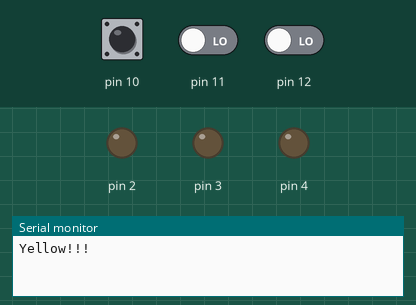
Simulated run of this sketch. Board: Arduino Uno, built with avr-gcc and run on an emulated ATmega328P. Shown: output pins drawn as LEDs (lit = HIGH), the last lines printed to the serial monitor. Dashed ring = blinking. The inputs (shaded band) are chosen by the test bench; at power-on: pin 12 LOW, pin 10 HIGH, pin 11 LOW.

Above: at 1.2 s.
1.3 s: pin 12 driven HIGH
At 2.97 s:
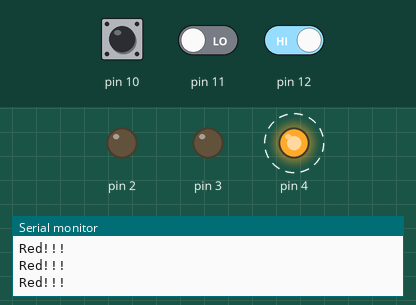
4.3 s: pin 10 pulled LOW for 1 s
At 6.02 s:
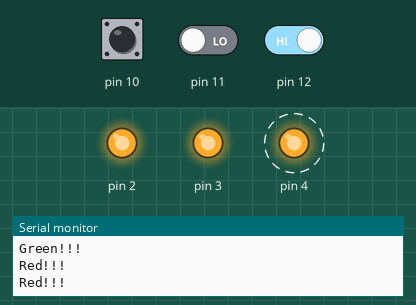
10.4 s: pin 10 pulled LOW for 3.2 s
At 10.87 s:
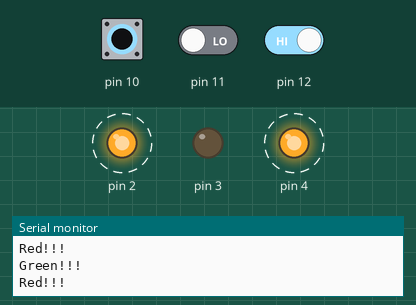
15.1 s: pin 11 driven HIGH
At 15.13 s:
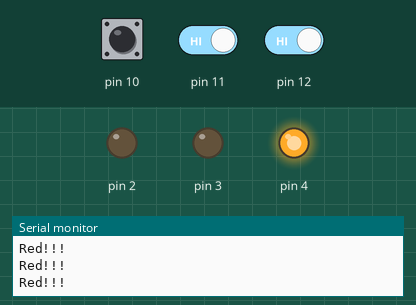
18.1 s: pin 10 driven LOW and pin 12 driven LOW
At 21.6 s:
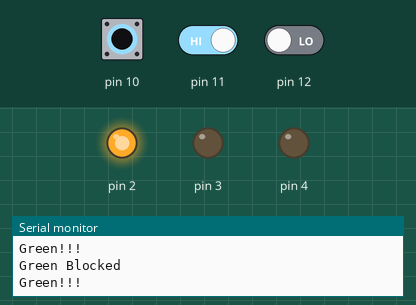
Timing chart, 0 to 22.1 s (numbered marks = the images above; inputs shaded):
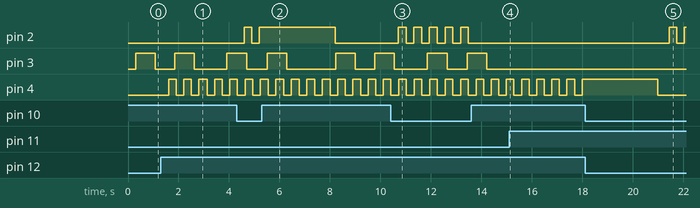

Measured:
- after the input at 1.3 s, pin 4: alternates HIGH for 0.30 s and LOW for 0.30 s, starting after 0.31 s
- after the input at 4.3 s, pin 2: LOW → HIGH after 0.31 s, → LOW 0.30 s later, → HIGH 0.30 s later, → LOW 3.0 s later
- after the input at 10.4 s, pin 2: alternates HIGH for 0.31 s and LOW for 0.30 s, 10 changes in all, then stays LOW, starting after 0.31 s
- after the input at 15.1 s, pin 3: stops changing and stays LOW
- after the input at 18.1 s, pin 2: LOW → HIGH after 3.3 s, → LOW 0.30 s later, → HIGH 0.30 s later

The sketch:

Assignment9.ino
```cpp
#include<Arduino_FreeRTOS.h>
#include "semphr.h"
SemaphoreHandle_t YellowSemphr, GreenSemphr;
TaskHandle_t taskhandle[3];
QueueHandle_t q;
unsigned long RedDelay, YellowDelay, GreenDelay, ButtonBounce[3];
void setup() {
  Serial.begin(9600);
  for (int i = 2; i <= 4; i++) pinMode(i, OUTPUT);
  YellowSemphr = xSemaphoreCreateCounting(2, 2);
  GreenSemphr = xSemaphoreCreateBinary();
  q = xQueueCreate(10, sizeof(int));
  xSemaphoreGive(GreenSemphr);
  xTaskCreate(Sender, "Se", 128, NULL, 1, NULL);
  xTaskCreate(Reciever, "Re", 128, NULL, 1, NULL);
  xTaskCreate(Red, "R", 128, NULL, 1, &taskhandle[2]);
  xTaskCreate(Yellow, "Y", 128, NULL, 1, &taskhandle[1]);
  xTaskCreate(Green, "G", 128, NULL, 1, &taskhandle[0]);
  for (int i = 0; i < 3; i++) vTaskSuspend(taskhandle[i]);
}
void Sender(void *param) {
  pinMode(12, INPUT); //<-- pull down
  pinMode(11, INPUT); //<-- pull up
  pinMode(10, INPUT_PULLUP);
  const TickType_t xTicksToWait = pdMS_TO_TICKS(0);
  int input;
  while (1) {
    for (int i = 0; i < 3; i++) {
      input = digitalRead(i + 10);
      if (i == 2) input = 1 - input;
      if (!input && millis() - ButtonBounce[i] <= 300) input = 1;
      else ButtonBounce[i] = millis();
      if (!input) xQueueSend(q, &i, xTicksToWait);
    }
  }
}
void Reciever(void *param) {
  int pin;
  const TickType_t xTicksToWait = pdMS_TO_TICKS(100);
  BaseType_t qStatus;
  while (1) {
    qStatus = xQueueReceive(q, &pin, xTicksToWait);
    if (qStatus  == pdPASS) {
      if (pin == 2) {
        if (RedDelay > millis()) {
          RedDelay = 0;
          digitalWrite(4, LOW);
        }
        else {
          RedDelay = millis() + 3000;
          vTaskResume(taskhandle[pin]);
        }
      }
      if (pin == 1) {
        vTaskResume(taskhandle[pin]);
      }
      if (pin == 0) {
        if (GreenDelay > millis()) {
          GreenDelay = 0;
          digitalWrite(2, LOW);
        }
        else {
          GreenDelay = millis() + 3000;
          vTaskResume(taskhandle[pin]);
        }
      }
    }
  }
}
void Red(void *param) {
  bool taken = false;
  while (1) {
    if (!taken) {
      Serial.println("Red!!!");
      if (xSemaphoreTake(YellowSemphr, 0) == pdTRUE && xSemaphoreTake(GreenSemphr, 0) == pdTRUE) {
        digitalWrite(4, HIGH);
        taken = true;
        //  Serial.println("Red taken");
      }
      else {
        Serial.println("Red Blocked");
        vTaskSuspend(taskhandle[2]);
      }
    }
    if (taken) {
      if (millis() >= RedDelay) {
        taken = false;
        xSemaphoreGive(YellowSemphr);
        xSemaphoreGive(GreenSemphr);
        //   Serial.println("Red give");
        digitalWrite(4, LOW);
        vTaskSuspend(taskhandle[2]);
      }
    }
  }
}
void Yellow(void *param) {
  bool taken = false;
  while (1) {
    if (!taken) {
      Serial.println("Yellow!!!");
      if (xSemaphoreTake(YellowSemphr, 0) == pdTRUE) {
        if (xSemaphoreTake(YellowSemphr, 0) == pdTRUE) {
          taken = true;
          xSemaphoreGive(YellowSemphr);
          xSemaphoreGive(YellowSemphr);
        }
        else {
          xSemaphoreGive(YellowSemphr);
          Serial.println("Yellow Blocked");
          vTaskSuspend(taskhandle[1]);
        }
      }
      else {
        Serial.println("Yellow Blocked");
        vTaskSuspend(taskhandle[1]);
      }
    }
    if (taken) {
      for (int i = 0; i < 4; i++) {
        digitalWrite(3, 1 - digitalRead(3));
        vTaskDelay(50);
      }
      taken = false;
      vTaskSuspend(taskhandle[1]);
    }
  }
}
void Green(void *param) {
  bool taken = false;
  while (1) {
    if (!taken) {
      Serial.println("Green!!!");
      if (xSemaphoreTake(GreenSemphr, 0) == pdTRUE && xSemaphoreTake(YellowSemphr, 0) == pdTRUE) {
        //Serial.println("Green taken");
        xSemaphoreGive(GreenSemphr);
        digitalWrite(2, HIGH);
        taken = true;
      }
      else {
        Serial.println("Green Blocked");
        vTaskSuspend(taskhandle[0]);
      }
    }
    if (taken) {
      if (millis() >= GreenDelay) {
        // Serial.println("Green give");
        taken = false;
        digitalWrite(2, LOW);
        xSemaphoreGive(YellowSemphr);
        vTaskSuspend(taskhandle[0]);
      }
    }
  }
}
void loop() {}
```
